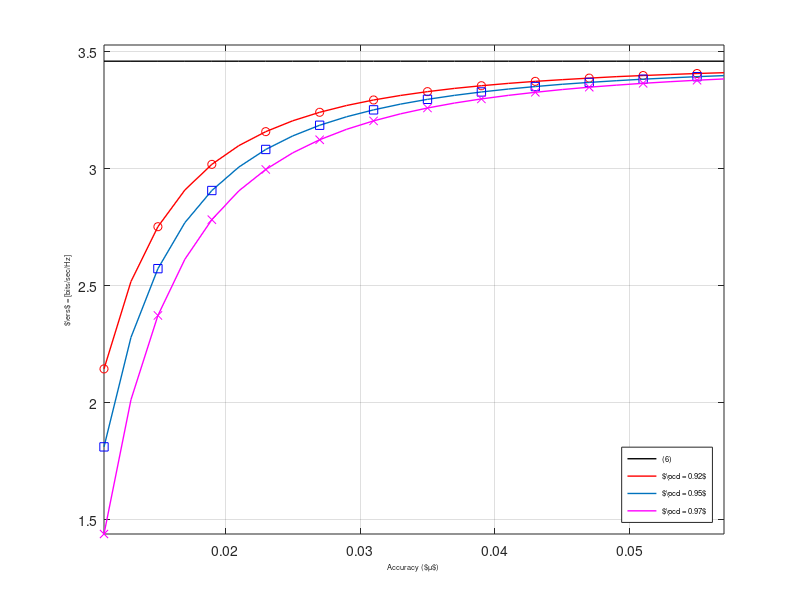

The MATLAB script that drew this image: (Note: this script raises an error after producing the figure.)
%%%%%%%%%%%%%%%%%%%%%%%%%%%%%%%%%%%%%%%%%%%%%%%%%%%%%%%%%%%%%%%%%%%%%%%%%%%
%                                                      
%
%                                
%        Description: This m-file considers the Optimum throughput-accuracy 
%        for the AWGN channel.        
%
%        Clearly the regulated power is distributed according non central
%        chi-2 distribution. However to simplify the analysis we
%        approximate the non central distribution against the Gamma
%        distribution.
%        
%        The simulation is performed to show the following:
%        1) Analyse the throughput vs estimation curves
%        2) Confirm the theoretical analysis vs simulation results
%
%        Created on: 19.09.14
%        Revision History: 19.09.14 --> File generated   
%  
%%%%%%%%%%%%%%%%%%%%%%%%%%%%%%%%%%%%%%%%%%%%%%%%%%%%%%%%%%%%%%%%%%%%%%%%%%%

clear all;
close all;
clc;

Y_axis_min = inf;
Y_axis_max = 0;
X_axis_min = inf;
X_axis_max = 0;
spacing  = 2;
%%%%%%%%%%%%%%%%%%%%%%%%%%%%%%%%%%%%%%%%%%%%%%%%%%%%%%%%%%%%%%%%%%%%%%%%%%%
%   Plot curves theoretical analysis
%%%%%%%%%%%%%%%%%%%%%%%%%%%%%%%%%%%%%%%%%%%%%%%%%%%%%%%%%%%%%%%%%%%%%%%%%%%
load('results_opt_thr_vs_acc_AWGN_wo_nu_th.mat');
temp = 6:1:length(Exp_R_opt)/2 + 4;
temp2 = 6:spacing:length(Exp_R_opt)/2 + 4;
h1 = plot(mu_P_th(temp), Exp_R_opt(1,(temp)),'r-', 'LineWidth',1);
hold on,
plot(mu_P_th(temp2), Exp_R_opt(1,(temp2)), 'ro');
hold on,
h2 = plot(mu_P_th(temp), Exp_R_opt(2,(temp)), 'LineWidth',1, 'HandleVisibility','off');
hold on,
plot(mu_P_th(temp2), Exp_R_opt(2,(temp2)), 'bs');
hold on,
h3 = plot(mu_P_th(temp), Exp_R_opt(3,(temp)),'m-', 'LineWidth',1, 'HandleVisibility','off');
hold on,
plot(mu_P_th(temp2), Exp_R_opt(3,(temp2)), 'mx');

Exp_R_conventional = log2(1 + 10) * ones(1, length(mu_P_th(temp)));
hold on,
h4 = plot(mu_P_th(temp), Exp_R_conventional, 'k-', 'LineWidth', 1);

Y_axis_min =  min(Y_axis_min, min(min(Exp_R_opt(:,temp))));
Y_axis_max =  max(Y_axis_max, max(Exp_R_conventional));
X_axis_min =  min(Y_axis_min, min(min(mu_P_th(:,temp))));
X_axis_max =  max(Y_axis_max, max(max(mu_P_th(:,temp))));

%%%%%%%%%%%%%%%%%%%%%%%%%%%%%%%%%%%%%%%%%%%%%%%%%%%%%%%%%%%%%%%%%%%%%%%%%%%
%%%%%%%%%%%%%%%%%%%%%%%%%%%%%%%%%%%%%%%%%%%%%%%%%%%%%%%%%%%%%%%%%%%%%%%%%%%

%%%%%%%%%%%%%%%%%%%%%%%%%%%%%%%%%%%%%%%%%%%%%%%%%%%%%%%%%%%%%%%%%%%%%%%%%%%
%   Plot curves theoretical analysis with nu upper
%%%%%%%%%%%%%%%%%%%%%%%%%%%%%%%%%%%%%%%%%%%%%%%%%%%%%%%%%%%%%%%%%%%%%%%%%%%

load('results_opt_thr_vs_acc_AWGN_nu_u_th.mat');
temp = 6:1:length(Exp_R_opt)/2 + 4;
%hold on,
%h2 = plot(mu_P_th(temp), Exp_R_opt(temp), 'LineWidth',1.5, 'LineStyle','-.');

Y_axis_min =  min(Y_axis_min, min(Exp_R_opt(temp)));
Y_axis_max =  max(Y_axis_max, max(Exp_R_opt(temp)));
X_axis_min =  min(Y_axis_min, min(mu_P_th(temp)));
X_axis_max =  max(Y_axis_max, max(mu_P_th(temp)));


%%%%%%%%%%%%%%%%%%%%%%%%%%%%%%%%%%%%%%%%%%%%%%%%%%%%%%%%%%%%%%%%%%%%%%%%%%%
%%%%%%%%%%%%%%%%%%%%%%%%%%%%%%%%%%%%%%%%%%%%%%%%%%%%%%%%%%%%%%%%%%%%%%%%%%%

%%%%%%%%%%%%%%%%%%%%%%%%%%%%%%%%%%%%%%%%%%%%%%%%%%%%%%%%%%%%%%%%%%%%%%%%%%%
%   Plot curves theoretical analysis with nu lower
%%%%%%%%%%%%%%%%%%%%%%%%%%%%%%%%%%%%%%%%%%%%%%%%%%%%%%%%%%%%%%%%%%%%%%%%%%%
load('results_opt_thr_vs_acc_AWGN_nu_l_th.mat');
temp = 6:1:length(Exp_R_opt)/2 + 4;
%hold on,
%h3 = plot(mu_P_th(temp), Exp_R_opt(temp), 'LineWidth',1.5, 'LineStyle','--');


Y_axis_min =  min(Y_axis_min, min(Exp_R_opt(temp)));
Y_axis_max =  max(Y_axis_max, max(Exp_R_opt(temp)));
X_axis_min =  min(Y_axis_min, min(mu_P_th(temp)));
X_axis_max =  max(Y_axis_max, max(mu_P_th(temp)));

%%%%%%%%%%%%%%%%%%%%%%%%%%%%%%%%%%%%%%%%%%%%%%%%%%%%%%%%%%%%%%%%%%%%%%%%%%%
%%%%%%%%%%%%%%%%%%%%%%%%%%%%%%%%%%%%%%%%%%%%%%%%%%%%%%%%%%%%%%%%%%%%%%%%%%%

presentation = 1; %% Enable this flag to plot figure for the presentation

%%%%%%%%%%%%%%%%%%%%%%%%%%%%%%%%%%%%%%%%%%%%%%%%%%%%%%%%%%%%%%%%%%%%%%%%%%%
%   Plot curves cosmetic makeover
%%%%%%%%%%%%%%%%%%%%%%%%%%%%%%%%%%%%%%%%%%%%%%%%%%%%%%%%%%%%%%%%%%%%%%%%%%%
if ~presentation
        Fontsize = 9;
        grid on;
        axis([min(mu_P_th(temp)) max(mu_P_th(temp)) Y_axis_min Y_axis_max*1.02]);
        ylabel('$\ers$ = [bits/sec/Hz]','FontSize',Fontsize);
        xlabel('Accuracy ($\mu$)','FontSize',Fontsize);
        hl = legend([h4 h1 h2 h3],'(6)','$\pcd = 0.92$','$\pcd = 0.95$','$\pcd = 0.97$');
        set(hl, 'Location', 'SouthEast', 'FontSize', Fontsize);
        c = get(hl,'Children');
        set(c(7),'Marker','o');
        set(c(4),'Marker','s'); 
        set(c(1),'Marker','x');
        if 0
            set(gca,'FontSize',Fontsize);
            set(gcf, 'PaperUnits','inches');
            set(gcf, 'PaperSize',[10 7.5]);
            set(gcf, 'PaperPositionMode','manual');
            set(gcf, 'PaperPosition',[ 0 0 10 7.5]);
            print(gcf,'-dpdf','../figures/fig_opt_thr_vs_acc_AWGN');
            print(gcf,'-depsc','../figures/fig_opt_thr_vs_acc_AWGN');
        end
        laprint(1, '../figures/fig_opt_thr_vs_acc_AWGN', 'options', 'factory', 'width', 7, 'scalefonts',...
            'on', 'factor',0.5, 'keepfontprops', 'on');
else
    Fontsize = 5.5;
    grid on;
    axis([min(mu_P_th(temp)) max(mu_P_th(temp)) Y_axis_min Y_axis_max*1.02]);
    ylabel('$\ers$ = [bits/sec/Hz]','FontSize',Fontsize);
    xlabel('Accuracy ($\mu$)','FontSize',Fontsize);
    hl = legend([h4 h1 h2 h3],'(6)','$\pcd = 0.92$','$\pcd = 0.95$','$\pcd = 0.97$');
    set(hl, 'Location', 'SouthEast', 'FontSize', Fontsize);
    c = get(hl,'Children');
    set(c(7),'Marker','o');
    set(c(4),'Marker','s'); 
    set(c(1),'Marker','x');
    if 0
        set(gca,'FontSize',Fontsize);
        set(gcf, 'PaperUnits','inches');
        set(gcf, 'PaperSize',[10 7.5]);
        set(gcf, 'PaperPositionMode','manual');
        set(gcf, 'PaperPosition',[ 0 0 10 7.5]);
        print(gcf,'-dpdf','../figures/fig_opt_thr_vs_acc_AWGN');
        print(gcf,'-depsc','../figures/fig_opt_thr_vs_acc_AWGN');
    end
    laprint(1, '../figures/fig_opt_thr_vs_acc_AWGN_pres', 'options', 'factory', 'width', 6, 'scalefonts',...
        'on', 'factor',0.5, 'keepfontprops', 'on');
end